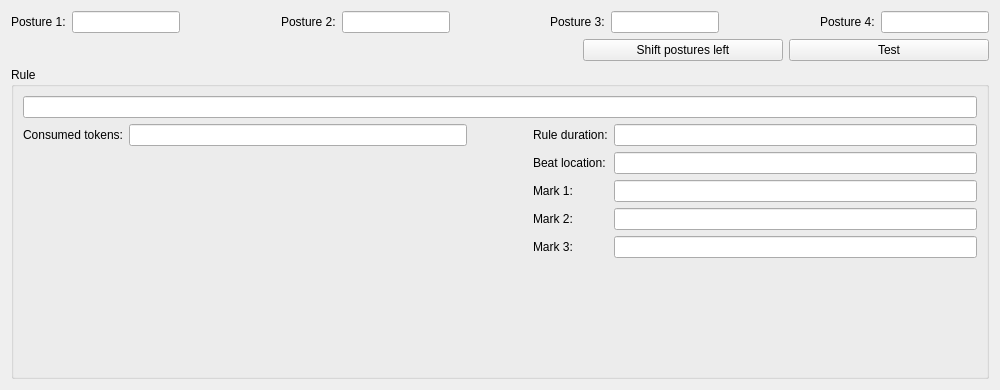
<?xml version="1.0" encoding="UTF-8"?>
<ui version="4.0">
 <class>RuleTesterWindow</class>
 <widget class="QWidget" name="RuleTesterWindow">
  <property name="geometry">
   <rect>
    <x>0</x>
    <y>0</y>
    <width>1000</width>
    <height>390</height>
   </rect>
  </property>
  <property name="windowTitle">
   <string>Rule tester</string>
  </property>
  <layout class="QVBoxLayout" name="verticalLayout">
   <item>
    <widget class="QWidget" name="widget" native="true">
     <property name="sizePolicy">
      <sizepolicy hsizetype="Preferred" vsizetype="Minimum">
       <horstretch>0</horstretch>
       <verstretch>0</verstretch>
      </sizepolicy>
     </property>
     <layout class="QHBoxLayout" name="horizontalLayout">
      <property name="leftMargin">
       <number>0</number>
      </property>
      <property name="topMargin">
       <number>0</number>
      </property>
      <property name="rightMargin">
       <number>0</number>
      </property>
      <property name="bottomMargin">
       <number>0</number>
      </property>
      <item>
       <widget class="QLabel" name="label">
        <property name="text">
         <string>Posture 1:</string>
        </property>
       </widget>
      </item>
      <item>
       <widget class="QLineEdit" name="posture1LineEdit">
        <property name="minimumSize">
         <size>
          <width>50</width>
          <height>0</height>
         </size>
        </property>
       </widget>
      </item>
      <item>
       <spacer name="horizontalSpacer_4">
        <property name="orientation">
         <enum>Qt::Horizontal</enum>
        </property>
        <property name="sizeHint" stdset="0">
         <size>
          <width>40</width>
          <height>20</height>
         </size>
        </property>
       </spacer>
      </item>
      <item>
       <widget class="QLabel" name="label_2">
        <property name="text">
         <string>Posture 2:</string>
        </property>
       </widget>
      </item>
      <item>
       <widget class="QLineEdit" name="posture2LineEdit"/>
      </item>
      <item>
       <spacer name="horizontalSpacer_3">
        <property name="orientation">
         <enum>Qt::Horizontal</enum>
        </property>
        <property name="sizeHint" stdset="0">
         <size>
          <width>40</width>
          <height>20</height>
         </size>
        </property>
       </spacer>
      </item>
      <item>
       <widget class="QLabel" name="label_3">
        <property name="text">
         <string>Posture 3:</string>
        </property>
       </widget>
      </item>
      <item>
       <widget class="QLineEdit" name="posture3LineEdit"/>
      </item>
      <item>
       <spacer name="horizontalSpacer_2">
        <property name="orientation">
         <enum>Qt::Horizontal</enum>
        </property>
        <property name="sizeHint" stdset="0">
         <size>
          <width>40</width>
          <height>20</height>
         </size>
        </property>
       </spacer>
      </item>
      <item>
       <widget class="QLabel" name="label_4">
        <property name="text">
         <string>Posture 4:</string>
        </property>
       </widget>
      </item>
      <item>
       <widget class="QLineEdit" name="posture4LineEdit"/>
      </item>
     </layout>
    </widget>
   </item>
   <item>
    <widget class="QWidget" name="widget_2" native="true">
     <property name="sizePolicy">
      <sizepolicy hsizetype="Preferred" vsizetype="Minimum">
       <horstretch>0</horstretch>
       <verstretch>0</verstretch>
      </sizepolicy>
     </property>
     <layout class="QHBoxLayout" name="horizontalLayout_2">
      <property name="leftMargin">
       <number>0</number>
      </property>
      <property name="topMargin">
       <number>0</number>
      </property>
      <property name="rightMargin">
       <number>0</number>
      </property>
      <property name="bottomMargin">
       <number>0</number>
      </property>
      <item>
       <spacer name="horizontalSpacer">
        <property name="orientation">
         <enum>Qt::Horizontal</enum>
        </property>
        <property name="sizeHint" stdset="0">
         <size>
          <width>40</width>
          <height>20</height>
         </size>
        </property>
       </spacer>
      </item>
      <item>
       <widget class="QPushButton" name="shiftButton">
        <property name="minimumSize">
         <size>
          <width>200</width>
          <height>0</height>
         </size>
        </property>
        <property name="text">
         <string>Shift postures left</string>
        </property>
       </widget>
      </item>
      <item>
       <widget class="QPushButton" name="testButton">
        <property name="minimumSize">
         <size>
          <width>200</width>
          <height>0</height>
         </size>
        </property>
        <property name="text">
         <string>Test</string>
        </property>
       </widget>
      </item>
     </layout>
    </widget>
   </item>
   <item>
    <widget class="QGroupBox" name="groupBox">
     <property name="sizePolicy">
      <sizepolicy hsizetype="Preferred" vsizetype="Expanding">
       <horstretch>0</horstretch>
       <verstretch>0</verstretch>
      </sizepolicy>
     </property>
     <property name="title">
      <string>Rule</string>
     </property>
     <layout class="QGridLayout" name="gridLayout">
      <item row="2" column="1">
       <widget class="QWidget" name="widget_3" native="true">
        <layout class="QFormLayout" name="formLayout_2">
         <property name="leftMargin">
          <number>0</number>
         </property>
         <property name="topMargin">
          <number>0</number>
         </property>
         <property name="rightMargin">
          <number>30</number>
         </property>
         <property name="bottomMargin">
          <number>0</number>
         </property>
         <item row="0" column="0">
          <widget class="QLabel" name="label_7">
           <property name="text">
            <string>Consumed tokens:</string>
           </property>
          </widget>
         </item>
         <item row="0" column="1">
          <widget class="QLineEdit" name="consumedTokensLineEdit">
           <property name="focusPolicy">
            <enum>Qt::NoFocus</enum>
           </property>
           <property name="readOnly">
            <bool>true</bool>
           </property>
          </widget>
         </item>
        </layout>
       </widget>
      </item>
      <item row="2" column="2">
       <widget class="QWidget" name="widget_4" native="true">
        <layout class="QFormLayout" name="formLayout">
         <property name="leftMargin">
          <number>30</number>
         </property>
         <property name="topMargin">
          <number>0</number>
         </property>
         <property name="rightMargin">
          <number>0</number>
         </property>
         <property name="bottomMargin">
          <number>0</number>
         </property>
         <item row="0" column="0">
          <widget class="QLabel" name="label_5">
           <property name="text">
            <string>Rule duration:</string>
           </property>
          </widget>
         </item>
         <item row="0" column="1">
          <widget class="QLineEdit" name="durationLineEdit">
           <property name="focusPolicy">
            <enum>Qt::NoFocus</enum>
           </property>
           <property name="readOnly">
            <bool>true</bool>
           </property>
          </widget>
         </item>
         <item row="1" column="0">
          <widget class="QLabel" name="label_6">
           <property name="text">
            <string>Beat location:</string>
           </property>
          </widget>
         </item>
         <item row="1" column="1">
          <widget class="QLineEdit" name="beatLineEdit">
           <property name="focusPolicy">
            <enum>Qt::NoFocus</enum>
           </property>
           <property name="readOnly">
            <bool>true</bool>
           </property>
          </widget>
         </item>
         <item row="2" column="1">
          <widget class="QLineEdit" name="mark1LineEdit">
           <property name="focusPolicy">
            <enum>Qt::NoFocus</enum>
           </property>
           <property name="readOnly">
            <bool>true</bool>
           </property>
          </widget>
         </item>
         <item row="3" column="1">
          <widget class="QLineEdit" name="mark2LineEdit">
           <property name="focusPolicy">
            <enum>Qt::NoFocus</enum>
           </property>
           <property name="readOnly">
            <bool>true</bool>
           </property>
          </widget>
         </item>
         <item row="4" column="1">
          <widget class="QLineEdit" name="mark3LineEdit">
           <property name="focusPolicy">
            <enum>Qt::NoFocus</enum>
           </property>
           <property name="readOnly">
            <bool>true</bool>
           </property>
          </widget>
         </item>
         <item row="2" column="0">
          <widget class="QLabel" name="label_8">
           <property name="text">
            <string>Mark 1:</string>
           </property>
          </widget>
         </item>
         <item row="3" column="0">
          <widget class="QLabel" name="label_9">
           <property name="text">
            <string>Mark 2:</string>
           </property>
          </widget>
         </item>
         <item row="4" column="0">
          <widget class="QLabel" name="label_10">
           <property name="text">
            <string>Mark 3:</string>
           </property>
          </widget>
         </item>
        </layout>
       </widget>
      </item>
      <item row="1" column="1" colspan="2">
       <widget class="QLineEdit" name="ruleLineEdit">
        <property name="focusPolicy">
         <enum>Qt::NoFocus</enum>
        </property>
        <property name="readOnly">
         <bool>true</bool>
        </property>
       </widget>
      </item>
     </layout>
    </widget>
   </item>
  </layout>
 </widget>
 <resources/>
 <connections/>
</ui>
